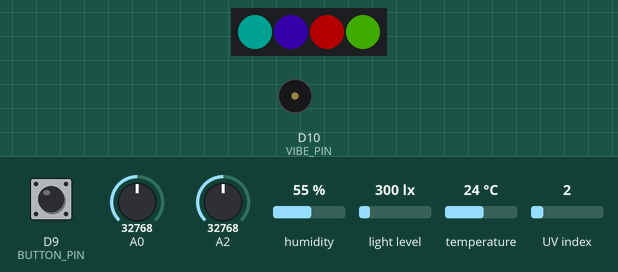
Simulated run of this program. Board: CircuitPython board. On the bench: 4 RGB LEDs in strip order, left to right, buzzer (waves = sounding). Inputs (shaded band) come from the test bench; at power-on: D9 (BUTTON_PIN) HIGH, A0 = 32768, A2 = 32768, humidity 55 %, light level 300 lx, temperature 24 °C, UV index 2 (analog values on the 0–65535 scale). Dim RGB values are drawn brighter than linear; nothing arrives over Bluetooth unless stated; library files of the repository ran but are not shown: pmsg_music_light_fx.py; what the program prints to the serial console is not drawn.

Above: at 1.23 s.
1.5 s: D9 (BUTTON_PIN) pulled LOW for 0.15 s
At 1.55 s:
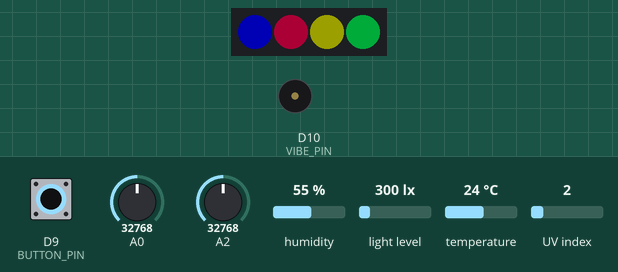
5.0 s: D9 (BUTTON_PIN) pulled LOW for 1 s
At 5.89 s:
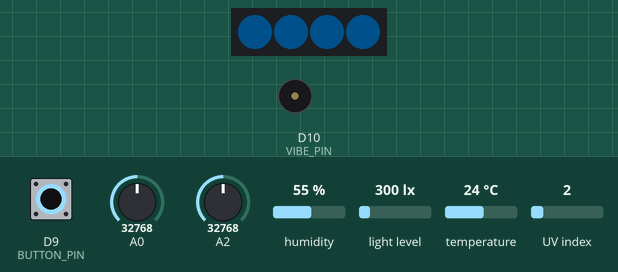
8.5 s: D9 (BUTTON_PIN) pulled LOW for 0.15 s
At 9.7 s:
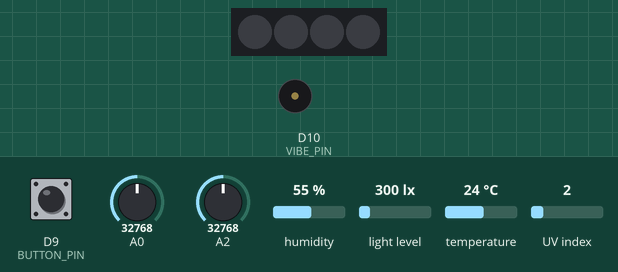
10.1 s: D9 (BUTTON_PIN) pulled LOW for 3.2 s
At 10.9 s:
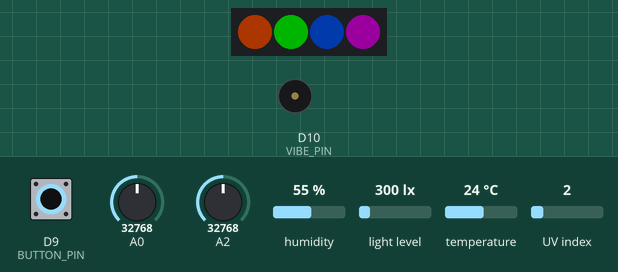
Timing chart, 0 to 15.8 s (numbered marks = the images above; inputs shaded):
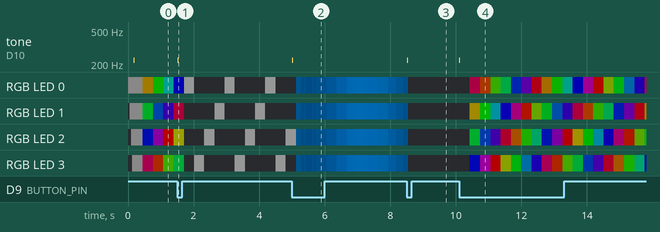

Measured:
- after the input at 1.5 s, tone on D10 (VIBE_PIN): silent → 220 Hz at once, → silent 0.03 s later
- after the input at 5.0 s, tone on D10 (VIBE_PIN): silent → 220 Hz at once, → silent 0.03 s later
- after the input at 8.5 s, tone on D10 (VIBE_PIN): silent → 220 Hz at once, → silent 0.03 s later
- after the input at 10.1 s, tone on D10 (VIBE_PIN): silent → 220 Hz at once, → silent 0.03 s later; RGB LED 0: off → RGB(45, 0, 18) after 0.33 s, → RGB(48, 15, 0) 0.31 s later, → RGB(15, 48, 0) 0.31 s later, → RGB(0, 45, 18) 0.32 s later, … (18 changes in this stretch)

The program:

code.py
```python
import time
import board

from pmsg_music_light_fx import PMSG

# ---- PMSG default pins (your hardware table) ----
PIXEL_PIN = board.D1
PIXEL_COUNT = 4
VIBE_PIN = board.D10
BUTTON_PIN = board.D9

# Optional hardware UART output
# Example (ONLY if your board exposes these pins): UART_TX = board.TX, UART_RX = board.RX
UART_TX = None
UART_RX = None

pmsg = PMSG(
    pixel_pin=PIXEL_PIN,
    pixel_count=PIXEL_COUNT,
    vibe_pin=VIBE_PIN,
    button_pin=BUTTON_PIN,
    uart_tx=UART_TX,
    uart_rx=UART_RX,
    uart_baud=115200,
    enable_ble=True,       # auto-disables if BLE not supported
    enable_sensors=True,   # scans and reads sensors if libs exist
    telemetry_interval_s=1.0,
)

pmsg.boot()

while True:
    pmsg.update()
    time.sleep(0.02)
```
